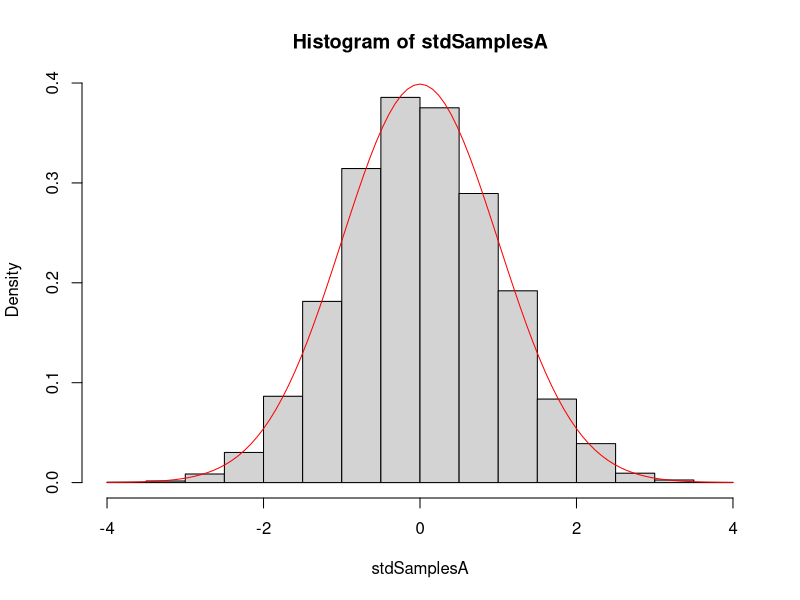
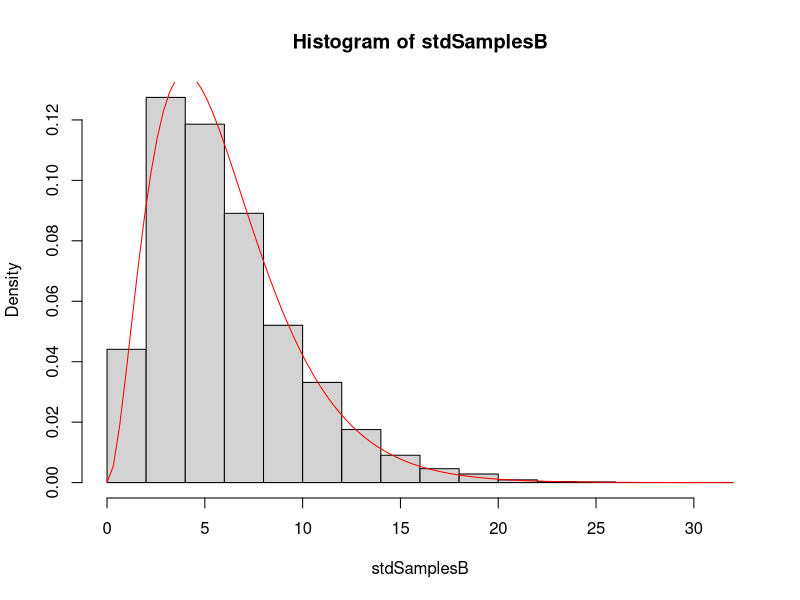
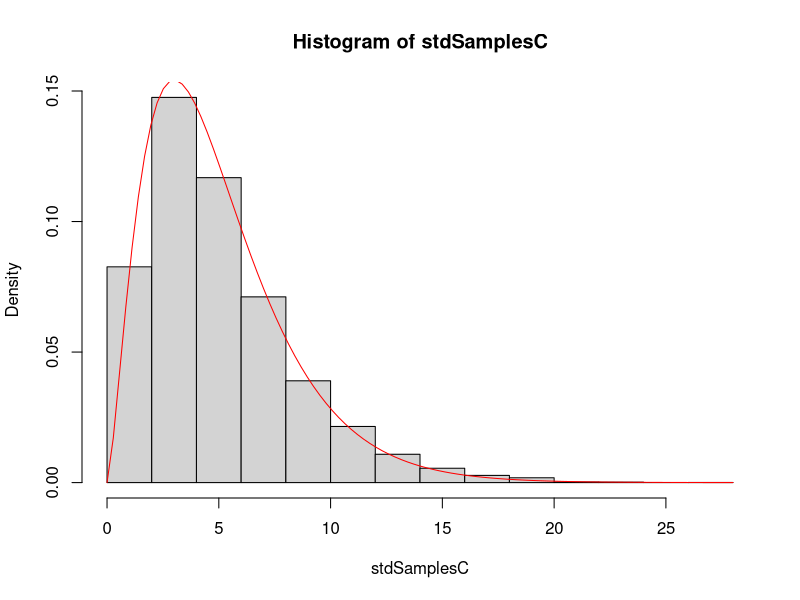
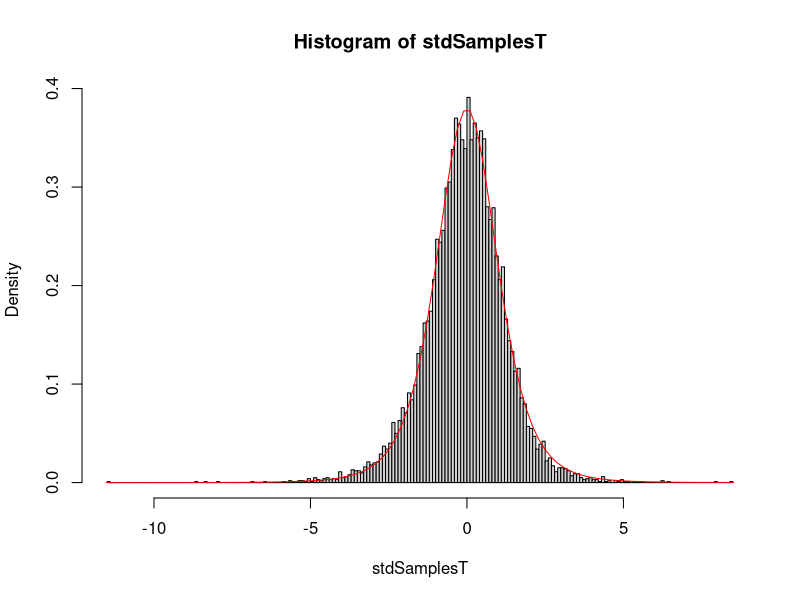

These figures' R source, in order:
# setwd("Homeworks/Week8")
# cleanup
rm(list=ls())

NCBirths <- read.csv("lib/NCBirths2004.csv")
populationMean <- mean(NCBirths$Weight) # 3448.26
populationSigma <- sd(NCBirths$Weight) # 487.736

n <- 6
N <- 10^4

stdSamplesA <- numeric(N)
stdSamplesB <- numeric(N)
stdSamplesC <- numeric(N)
stdSamplesT <- numeric(N)
for (i in 1:N){
  values <- sample(NCBirths$Weight, size=n)
  sampleMean <- mean(values)
  sampleVar <- var(values)
  stdSamplesA[i] <- (sampleMean - populationMean)/(populationSigma/sqrt(n))
  stdSamplesB[i] <- sum(((values-populationMean)/populationSigma)^2)
  stdSamplesC[i] <- sampleVar * (n-1) / populationSigma^2
  stdSamplesT[i] <- (sampleMean - populationMean)/(sqrt(sampleVar)/sqrt(n))
}

# A) Does have a distribution that is approximately standard normal?
hist(stdSamplesA, probability = TRUE)
curve(dnorm(x, 0,1), add = TRUE, col="red")
# yes it does!

# B) Does the sum of the squares of the standardized samples have a distribution that is approximately
# chi-square with n = 6 degrees of freedom?
hist(stdSamplesB, probability = TRUE)
curve(dchisq(x, n), add = TRUE, col="red")
# yes it does! The real chi-square distribution has a higher peak, but otherwise looks similar

# C) If you multiply the sample variance by n - 1 and divide by sigma^2, does
# it have a distribution that is approximately chi-square with n - 1 = 5
# degrees of freedom?
hist(stdSamplesC, probability = TRUE)
curve(dchisq(x, n-1), add = TRUE, col="red")
# It does!

# D) If you Studentize the sample mean, does the resulting random variable
# T have an approximate Student t distribution with n - 1 = 5
# degrees of freedom?
hist(stdSamplesT, probability = TRUE, breaks="FD")
curve(dt(x, n-1), add = TRUE, col="red")
# It absolutely does!